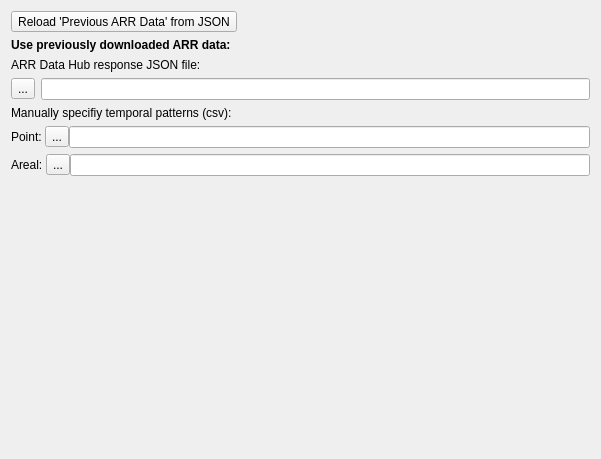
          <widget class="QWidget" name="manual_data_scroll_area_widget">
           <property name="geometry">
            <rect>
             <x>0</x>
             <y>0</y>
             <width>601</width>
             <height>459</height>
            </rect>
           </property>
           <layout class="QVBoxLayout" name="verticalLayout_6">
            <item>
             <widget class="QToolButton" name="manual_data_reload_json_tool_button">
              <property name="text">
               <string>Reload 'Previous ARR Data' from JSON</string>
              </property>
              <property name="toolButtonStyle">
               <enum>Qt::ToolButtonStyle::ToolButtonTextOnly</enum>
              </property>
             </widget>
            </item>
            <item>
             <widget class="QLabel" name="manual_data_label">
              <property name="font">
               <font>
                <bold>true</bold>
               </font>
              </property>
              <property name="text">
               <string>Use previously downloaded ARR data:</string>
              </property>
             </widget>
            </item>
            <item>
             <widget class="QLabel" name="offline_mode_json_label">
              <property name="text">
               <string>ARR Data Hub response JSON file:</string>
              </property>
             </widget>
            </item>
            <item>
             <layout class="QHBoxLayout" name="offline_mode_hori_layout">
              <item>
               <widget class="QToolButton" name="offline_mode_json_tool_button">
                <property name="text">
                 <string>...</string>
                </property>
               </widget>
              </item>
              <item>
               <widget class="QLineEdit" name="offline_mode_json_line_edit">
                <property name="toolTip">
                 <string>Path to ARR datahub response .json file</string>
                </property>
               </widget>
              </item>
             </layout>
            </item>
            <item>
             <widget class="QLabel" name="tp_manual_tp_label">
              <property name="text">
               <string>Manually specifiy temporal patterns (csv):</string>
              </property>
             </widget>
            </item>
            <item>
             <layout class="QHBoxLayout" name="tp_manual_point_tp_hori_layout">
              <property name="spacing">
               <number>0</number>
              </property>
              <item>
               <widget class="QLabel" name="tp_manual_point_tp_label_2">
                <property name="text">
                 <string>Point: </string>
                </property>
               </widget>
              </item>
              <item>
               <widget class="QToolButton" name="tp_manual_point_tp_file_tool_button">
                <property name="text">
                 <string>...</string>
                </property>
               </widget>
              </item>
              <item>
               <widget class="QLineEdit" name="tp_manual_point_tp_file_path_line">
                <property name="minimumSize">
                 <size>
                  <width>250</width>
                  <height>0</height>
                 </size>
                </property>
                <property name="toolTip">
                 <string>Point temporal pattern .csv file</string>
                </property>
               </widget>
              </item>
             </layout>
            </item>
            <item>
             <layout class="QHBoxLayout" name="tp_manual_areal_tp_hori_layout">
              <property name="spacing">
               <number>0</number>
              </property>
              <item>
               <widget class="QLabel" name="tp_manual_areal_tp_label">
                <property name="text">
                 <string>Areal: </string>
                </property>
               </widget>
              </item>
              <item>
               <widget class="QToolButton" name="tp_manual_areal_tp_file_tool_button">
                <property name="text">
                 <string>...</string>
                </property>
               </widget>
              </item>
              <item>
               <widget class="QLineEdit" name="tp_manual_areal_tp_file_path_line">
                <property name="minimumSize">
                 <size>
                  <width>250</width>
                  <height>0</height>
                 </size>
                </property>
                <property name="toolTip">
                 <string>Areal temporal pattern .csv file (cannot be specified without point file)</string>
                </property>
               </widget>
              </item>
             </layout>
            </item>
            <item>
             <spacer name="manual_data_tab_vert_spacer">
              <property name="orientation">
               <enum>Qt::Orientation::Vertical</enum>
              </property>
              <property name="sizeHint" stdset="0">
               <size>
                <width>20</width>
                <height>40</height>
               </size>
              </property>
             </spacer>
            </item>
           </layout>
          </widget>
